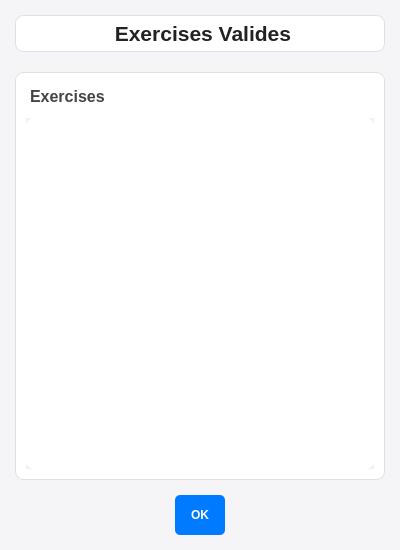
<?xml version="1.0" encoding="UTF-8"?>
<ui version="4.0">
 <class>AvailableExercisesDialog</class>
 <widget class="QDialog" name="AvailableExercisesDialog">
  <property name="geometry">
   <rect>
    <x>0</x>
    <y>0</y>
    <width>400</width>
    <height>550</height>
   </rect>
  </property>
  <property name="windowTitle">
   <string>Available Exercises</string>
  </property>
  <property name="styleSheet">
   <string>/* === Global Styles === */
/* Apply background to the Dialog */
QDialog#AvailableExercisesDialog {
    background-color: #F5F5F7; /* Consistent light gray background */
}

QWidget {
    color: #333333; /* Default text color */
    /* font-family: -apple-system, BlinkMacSystemFont, &quot;Segoe UI&quot;, Roboto, Helvetica, Arial, sans-serif; */
}

/* === Frame Styling (Cards) === */
QFrame {
    background-color: #FFFFFF;
    border: 1px solid #E0E0E0;
    border-radius: 8px; /* Consistent radius */
}

/* === Label Styling === */
/* Main Header Label */
QLabel#headerLabel {
    font-size: 16pt; /* Slightly smaller for dialog */
    font-weight: bold; /* Bold */
    color: #222222; /* Darker text */
    padding: 5px 0; /* Vertical padding */
    margin-bottom: 5px; /* Space below header */
}

/* Section Header Labels inside Frames */
#exerciseListLabel { /* Specific ID for this dialog's label */
    font-size: 12pt;
    font-weight: bold;
    color: #444444;
    background-color: transparent; /* Ensure no frame bg */
    border: none; /* Ensure no frame border */
    padding: 4px 0; /* Small padding */
}

/* Ensure labels inside frames don't inherit wrong styles */
QFrame QLabel {
    background-color: transparent;
    border: none;
    border-radius: 0px;
}

/* === Button Styling === */
/* Style for buttons within QDialogButtonBox if needed */
QDialogButtonBox QPushButton {
    background-color: #007AFF;
    color: #FFFFFF;
    border: none;
    border-radius: 5px;
    padding: 8px 16px;
    min-height: 24px;
    font-weight: 500;
}
QDialogButtonBox QPushButton:hover {
    background-color: #3395FF;
}
QDialogButtonBox QPushButton:pressed {
    background-color: #005ECB;
}
QDialogButtonBox QPushButton:disabled {
     background-color: #DCDCDC;
     color: #A0A0A0;
}

/* Remove specific button styles not used here */
/* QPushButton#backButton { ... } */
/* QPushButton#addExerciseButton, ... { ... } */
/* QPushButton#deleteDayButton { ... } */


/* === List Widget Styling === */
QListWidget {
    background-color: #FFFFFF; /* White background */
    border: none; /* No border for the list widget itself */
}
QListWidget::item {
    padding: 8px 10px;
    border-bottom: 1px solid #F0F0F0;
    color: #333333; /* Ensure text color */
}
QListWidget::item:last {
    border-bottom: none;
}
/* Selection styling might not be needed if it's purely display, but kept for consistency */
QListWidget::item:selected {
    background-color: #007AFF;
    color: #FFFFFF;
    border-radius: 4px;
    border-bottom-color: transparent; /* Hide border line when selected */
}
QListWidget::item:hover:!selected {
     background-color: #E8F3FF;
     color: #222222;
     border-radius: 4px;
}

/* === Scroll Area Styling === */
QScrollArea {
  border: none;
  background-color: transparent;
}

/* === Scroll Bar Styling === */
QScrollBar:vertical {
    border: none;
    background: #FFFFFF; /* Match frame background */
    width: 8px;
    margin: 0px 0px 0px 0px;
}
QScrollBar::handle:vertical {
    background: #CFCFCF; /* Lighter handle for content areas */
    min-height: 25px;
    border-radius: 4px;
}
QScrollBar::handle:vertical:hover {
    background: #B0B0B0;
}
QScrollBar::add-line:vertical, QScrollBar::sub-line:vertical {
    border: none; background: none; height: 0px; width: 0px;
}
QScrollBar::add-page:vertical, QScrollBar::sub-page:vertical {
    background: none;
}
   </string>
  </property>
  <property name="modal">
   <bool>true</bool>
  </property>
  <layout class="QVBoxLayout" name="mainLayout">
   <property name="spacing">
    <number>15</number>
   </property>
   <property name="leftMargin">
    <number>15</number>
   </property>
   <property name="topMargin">
    <number>15</number>
   </property>
   <property name="rightMargin">
    <number>15</number>
   </property>
   <property name="bottomMargin">
    <number>15</number>
   </property>
   <item>
    <widget class="QLabel" name="headerLabel">
     <property name="text">
      <string> Exercises Valides</string>
     </property>
     <property name="alignment">
      <set>Qt::AlignmentFlag::AlignCenter</set>
     </property>
     <property name="wordWrap">
      <bool>true</bool>
     </property>
    </widget>
   </item>
   <item>
    <widget class="QFrame" name="exerciseListFrame">
     <property name="frameShape">
      <enum>QFrame::Shape::StyledPanel</enum>
     </property>
     <property name="frameShadow">
      <enum>QFrame::Shadow::Plain</enum>
     </property>
     <layout class="QVBoxLayout" name="exerciseListLayout">
      <property name="spacing">
       <number>8</number>
      </property>
      <property name="leftMargin">
       <number>10</number>
      </property>
      <property name="topMargin">
       <number>10</number>
      </property>
      <property name="rightMargin">
       <number>10</number>
      </property>
      <property name="bottomMargin">
       <number>10</number>
      </property>
      <item>
       <widget class="QLabel" name="exerciseListLabel">
        <property name="text">
         <string>Exercises</string>
        </property>
        <property name="alignment">
         <set>Qt::AlignmentFlag::AlignLeading|Qt::AlignmentFlag::AlignLeft|Qt::AlignmentFlag::AlignVCenter</set>
        </property>
       </widget>
      </item>
      <item>
       <widget class="QScrollArea" name="exercisesScrollArea">
        <property name="sizePolicy">
         <sizepolicy hsizetype="Expanding" vsizetype="Expanding">
          <horstretch>0</horstretch>
          <verstretch>1</verstretch>
         </sizepolicy>
        </property>
        <property name="widgetResizable">
         <bool>true</bool>
        </property>
        <widget class="QWidget" name="scrollAreaWidgetContents">
         <property name="geometry">
          <rect>
           <x>0</x>
           <y>0</y>
           <width>348</width>
           <height>346</height>
          </rect>
         </property>
         <layout class="QVBoxLayout" name="scrollAreaLayout">
          <property name="spacing">
           <number>0</number>
          </property>
          <property name="leftMargin">
           <number>0</number>
          </property>
          <property name="topMargin">
           <number>0</number>
          </property>
          <property name="rightMargin">
           <number>0</number>
          </property>
          <property name="bottomMargin">
           <number>0</number>
          </property>
          <item>
           <widget class="QListWidget" name="availableExercisesList">
            <property name="focusPolicy">
             <enum>Qt::FocusPolicy::NoFocus</enum>
            </property>
            <property name="selectionMode">
             <enum>QAbstractItemView::SelectionMode::NoSelection</enum>
            </property>
           </widget>
          </item>
         </layout>
        </widget>
       </widget>
      </item>
     </layout>
    </widget>
   </item>
   <item>
    <widget class="QDialogButtonBox" name="buttonBox">
     <property name="orientation">
      <enum>Qt::Orientation::Horizontal</enum>
     </property>
     <property name="standardButtons">
      <set>QDialogButtonBox::StandardButton::Ok</set>
     </property>
     <property name="centerButtons">
      <bool>true</bool>
     </property>
    </widget>
   </item>
  </layout>
 </widget>
 <resources/>
 <connections>
  <connection>
   <sender>buttonBox</sender>
   <signal>accepted()</signal>
   <receiver>AvailableExercisesDialog</receiver>
   <slot>accept()</slot>
   <hints>
    <hint type="sourcelabel">
     <x>248</x>
     <y>254</y>
    </hint>
    <hint type="destinationlabel">
     <x>157</x>
     <y>274</y>
    </hint>
   </hints>
  </connection>
  <connection>
   <sender>buttonBox</sender>
   <signal>rejected()</signal>
   <receiver>AvailableExercisesDialog</receiver>
   <slot>reject()</slot>
   <hints>
    <hint type="sourcelabel">
     <x>316</x>
     <y>260</y>
    </hint>
    <hint type="destinationlabel">
     <x>286</x>
     <y>274</y>
    </hint>
   </hints>
  </connection>
 </connections>
</ui>
